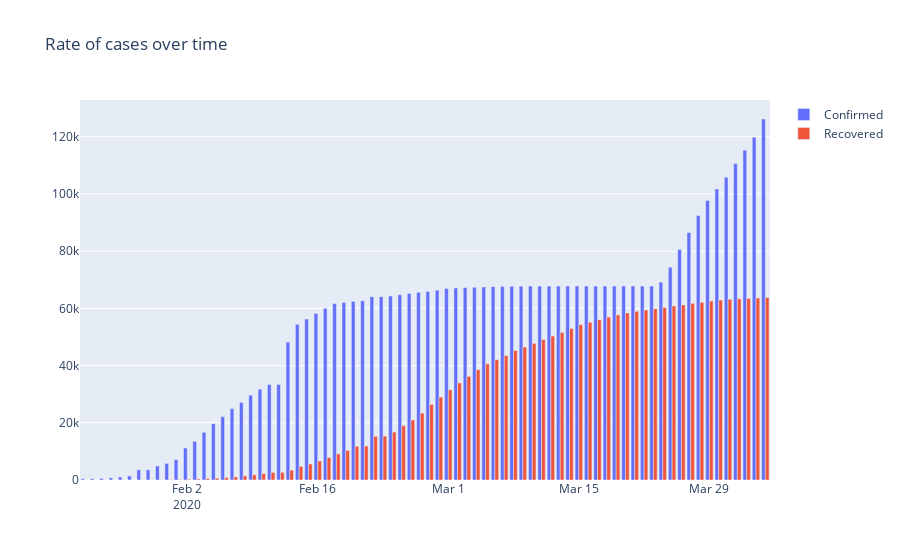

The cell this chart's notebook holds for it:
### Markdown cell above
**Visual 1 :** A Time-series graph of the confirmed and recovered cases of COVID-19. This shows that with increasing number of positive cases the number of recovered cases as a whole also increasing telling us that the situation is improving.

1. The rate of increase of confirmed cases significantly drops from March 1st week and almost flattens.
2. We expect the bar of **recovered cases** to increase in coming weeks to compensate the total number of positive cases and neutralise the situation.

### Code cell
import plotly as py
import plotly.graph_objects as go
# from plotly.offline import download_plotlyjs, init_notebook_mode, plot, iplot
# init_notebook_mode(connected=True)
temp = table1.groupby('Date').max().reset_index()

fig = go.Figure()
fig.add_trace(go.Bar(
                x=temp['Date'],
                y=temp['Confirmed'],
                name="Confirmed",))

fig.add_trace(go.Bar(
                x=temp['Date'],
                y=temp['Recovered'],
                name="Recovered",))
fig.update_layout(title_text='Rate of cases over time')
py.offline.iplot(fig)
fig.write_image("global_CR.png",scale=1, width=800, height=420)
